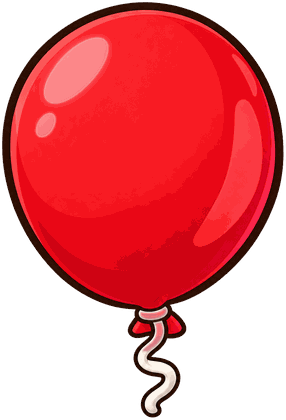
#> input picture assets/props/balloon.png, 286 x 420 px; its folder holds only this picture in this run
$ python cutout.py
#> lines starting #> are read from the running program, lines starting #| are printed output that depends on the picture; after the words box and inside, x2 and y2 are one past the last pixel; in counts of white or black regions, pixels touching at a corner belong together
# -*- coding: utf-8 -*-
"""White-background -> transparent cutout for generated props/islands.

1. flood-fill the near-white background from the image border (only border-connected white is removed,
   so white areas inside the sticker - eyes, plates, clouds - survive)
2. dehalo: boundary pixels are un-blended against white (alpha from lightness, colour pushed to the ink)
3. auto-crop to the alpha bbox + margin
usage: python tools/cutout.py <in.png> <out.png>   |   python tools/cutout.py --all
"""
import os, sys, glob
import numpy as np
from PIL import Image
from scipy import ndimage

ROOT = os.path.dirname(os.path.dirname(os.path.abspath(__file__)))
WHITE_T = 232      # min channel value to count as background white
MARGIN = 6
# props whose enclosed gaps (handle loops, fence interiors, bench gaps) show pure background white
HOLES = {'cup', 'key', 'ring', 'can', 'satchel', 'yoyo', 'watch', 'jug'}   # 字字岛: things with a real hole


def cutout(src, dst):
#> called with src = 'assets/props/balloon.png', dst = 'raw/cut/balloon.png'
    raw = Image.open(src)
#> raw is the input picture: PIL image 286x420 P; mean R, G, B, A 129.3, 19.6, 24.2, 150.6
    if raw.mode == 'RGBA':
        al0 = np.array(raw.getchannel('A'))
        if (al0 < 10).mean() > 0.05:
            # the generator already returned a transparent background: keep its alpha, just trim
            img = raw.copy()
            ys, xs = np.where(al0 > 10)
            H, W = al0.shape
            x0, x1 = max(0, xs.min() - MARGIN), min(W, xs.max() + 1 + MARGIN)
            y0, y1 = max(0, ys.min() - MARGIN), min(H, ys.max() + 1 + MARGIN)
            img = img.crop((x0, y0, x1, y1))
            px = img.load()
            for (x, y) in ((0, 0), (img.width - 1, 0), (0, img.height - 1), (img.width - 1, img.height - 1)):
                r, g, b, _ = px[x, y]; px[x, y] = (r, g, b, 0)
            img.save(dst)
            return img.size
        r, g, b, _ = raw.split()
        im = Image.merge('RGB', (r, g, b))
    else:
        im = raw.convert('RGB')
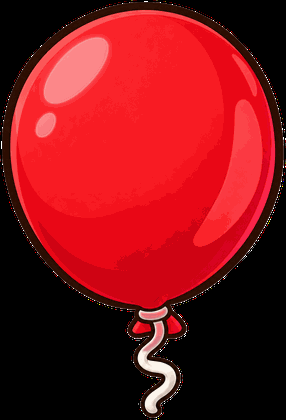
#> im: PIL image 286x420 RGB; mean R, G, B 129.3, 19.6, 24.2
    a = np.array(im).astype(np.int32)
    H, W = a.shape[:2]
#> H = 420; W = 286
    mn = a.min(axis=2)
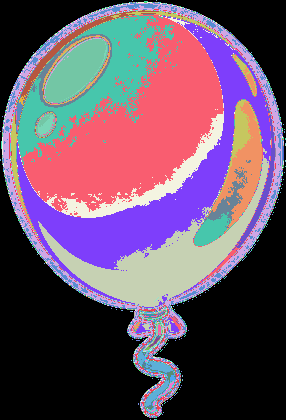
#> mn: shape (420, 286) int32; 135 distinct labels, from 0 to 254; one colour per label, 0 black
    spread = a.max(axis=2) - mn
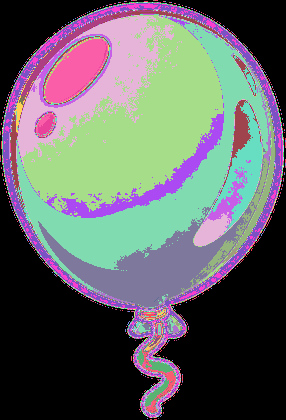
#> spread: shape (420, 286) int32; 101 distinct labels, from 0 to 255; one colour per label, 0 black
    near_white = (mn >= WHITE_T) & (spread <= 18)
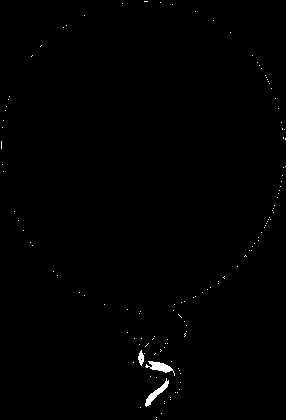
#> near_white: shape (420, 286) bool; 0.49% white; 132 white regions (129 under 20 px), largest, box (x1, y1, x2, y2) and area: (145, 361, 175, 376) 183, (145, 378, 169, 407) 179, (138, 350, 144, 366) 61
    lab, n = ndimage.label(near_white)
#> lab: shape (420, 286) int32; 155 distinct labels, from 0 to 154
#> n = 154
    border = set(np.unique(np.concatenate([lab[0], lab[-1], lab[:, 0], lab[:, -1]]))) - {0}
#> border = 3 items
    bg = np.isin(lab, list(border))
#> bg: shape (420, 286) bool; 0% white in thin lines or dots, all inside (x1, y1, x2, y2) = (156, 138, 286, 420)
    if os.path.basename(src)[:-4].replace('_white', '') in HOLES:   # process_art.on_white() saves <name>_white.png
        pure = (mn >= 248) & (spread <= 6)
        for i in range(1, n + 1):
            if i in border:
                continue
            comp = lab == i
            area = comp.sum()
            if area > 300 and (pure & comp).sum() > 0.85 * area:
                bg |= comp
    # close tiny holes in bg along edges (jpeg-ish noise)
    bg = ndimage.binary_opening(bg, iterations=1) | (bg & ~ndimage.binary_erosion(bg, iterations=1))
    fg = ~bg
    alpha = np.where(fg, 255, 0).astype(np.float32)
    # dehalo band: foreground pixels within 2px of background
    near_bg = ndimage.binary_dilation(bg, iterations=2) & fg
#> near_bg: shape (420, 286) bool; 0.02% white in thin lines or dots, all inside (x1, y1, x2, y2) = (154, 136, 286, 420)
    lum = (0.299 * a[..., 0] + 0.587 * a[..., 1] + 0.114 * a[..., 2])
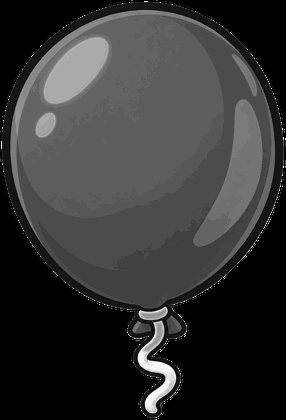
#> lum: shape (420, 286) float64; min 0, max 254.3, mean 52.9
    ink = 30.0
    est = np.clip((255.0 - lum) / (255.0 - ink), 0, 1)
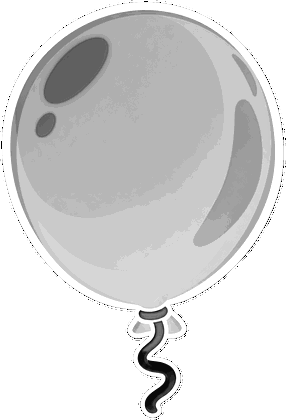
#> est: shape (420, 286) float64; min 0.00312, max 1, mean 0.843
    # only un-blend light-ish edge pixels (real dark outline stays opaque)
    band = near_bg & (lum > 110)
#> band: shape (420, 286) bool; 0% white in thin lines or dots, all inside (x1, y1, x2, y2) = (156, 138, 284, 418)
    alpha[band] = np.clip(est[band] * 255.0 * 1.15, 0, 255)
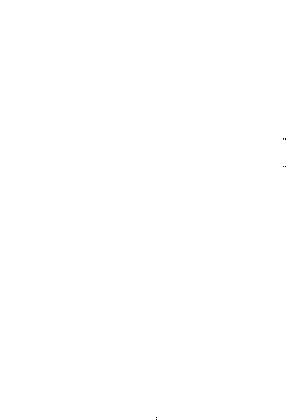
#> alpha: shape (420, 286) float32; min 0, max 255, mean 255
    rgb = a.astype(np.float32)
    # decontaminate colour of semi-transparent edge pixels: c = al*C + (1-al)*255  ->  C = (c - (1-al)*255)/al
    al = np.clip(alpha / 255.0, 1e-3, 1)[..., None]
    fix = band[..., None]
    rgb = np.where(fix, np.clip((rgb - (1 - al) * 255.0) / al, 0, 255), rgb)
    # 1px feather on the outer edge
    alpha = ndimage.uniform_filter(alpha, size=2) * 0.5 + alpha * 0.5
    alpha[bg & ~ndimage.binary_dilation(fg, iterations=1)] = 0
    out = np.dstack([rgb, alpha]).astype(np.uint8)
    img = Image.fromarray(out, 'RGBA')
    ys, xs = np.where(alpha > 10)
    if len(xs) == 0:
        raise SystemExit('empty cutout: ' + src)
    x0, x1 = max(0, xs.min() - MARGIN), min(W, xs.max() + 1 + MARGIN)
#> x0 = 0; x1 = 286
    y0, y1 = max(0, ys.min() - MARGIN), min(H, ys.max() + 1 + MARGIN)
#> y0 = 0; y1 = 420
    img = img.crop((x0, y0, x1, y1))
    # guarantee transparent corners
    px = img.load()
    for (x, y) in ((0, 0), (img.width - 1, 0), (0, img.height - 1), (img.width - 1, img.height - 1)):
        r, g, b, _ = px[x, y]; px[x, y] = (r, g, b, 0)
    img.save(dst)
    return img.size


def main():
    if len(sys.argv) == 3:
        print(cutout(sys.argv[1], sys.argv[2]))
        return
    os.makedirs(os.path.join(ROOT, 'raw', 'cut'), exist_ok=True)
    srcs = sorted(glob.glob(os.path.join(ROOT, 'raw', 'props', '*.png')) + glob.glob(os.path.join(ROOT, 'raw', 'islands', '*.png')))
    for s in srcs:
        name = os.path.basename(s)
        if name.endswith('_v1.png'):
            continue
        d = os.path.join(ROOT, 'raw', 'cut', name)
        print(name, cutout(s, d))


if __name__ == '__main__':
    main()

$ run again, on assets/props/brush.png
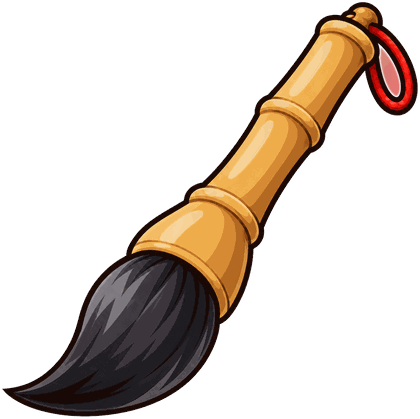
#> input picture assets/props/brush.png, 420 x 419 px
#> in cutout, raw is the input picture: PIL image 420x419 P; mean R, G, B, A 34.2, 24, 15.3, 69.6
#> mn: shape (419, 420) int32; 136 distinct labels, from 0 to 254
#> spread: shape (419, 420) int32; 109 distinct labels, from 0 to 255
#> in cutout, `near_white = (mn >= WHITE_T) & (spread <= 18)`:
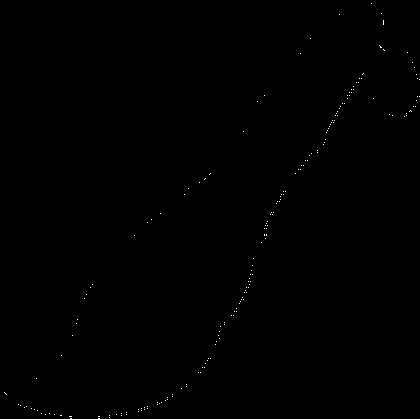
#> near_white: shape (419, 420) bool; 0.13% white in thin lines or dots
#> lab: shape (419, 420) int32; 208 distinct labels, from 0 to 207
#> n = 207
#> border = 4 items
#> bg: shape (419, 420) bool; 0% white in thin lines or dots, all inside (x1, y1, x2, y2) = (70, 79, 420, 419)
#> near_bg: shape (419, 420) bool; 0.02% white in thin lines or dots, all inside (x1, y1, x2, y2) = (68, 77, 420, 419)
#> in cutout, `est = np.clip((255.0 - lum) / (255.0 - ink), 0, 1)`:
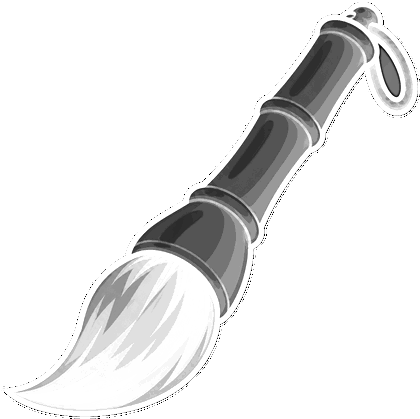
#> est: shape (419, 420) float64; min 0.00444, max 1, mean 0.918
#> band: shape (419, 420) bool; 0% white in thin lines or dots, all inside (x1, y1, x2, y2) = (70, 79, 420, 417)
#> x0 = 0; x1 = 420
#> y0 = 0; y1 = 419

$ run again, on assets/props/bush.png
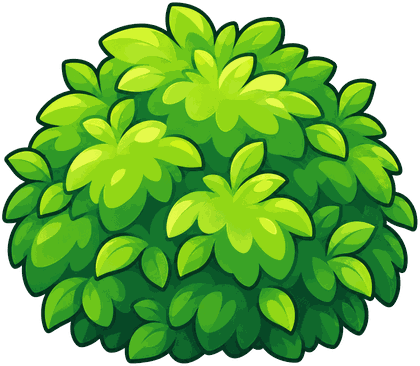
#> input picture assets/props/bush.png, 420 x 366 px
#> in cutout, raw is the input picture: PIL image 420x366 P; mean R, G, B, A 58.6, 116.3, 26.4, 184.8
#> in cutout, `spread = a.max(axis=2) - mn`:
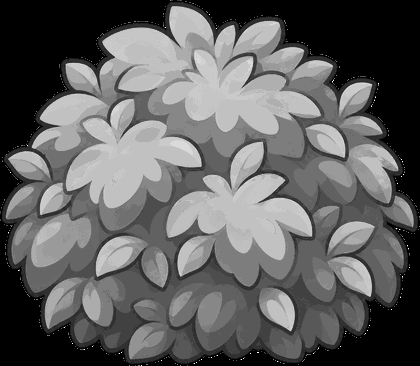
#> spread: shape (366, 420) int32; min 0, max 255, mean 96.4
#> near_white: shape (366, 420) bool; 0.1% white in thin lines or dots
#> lab: shape (366, 420) int32; 145 distinct labels, from 0 to 144
#> n = 144
#> border = 3 items
#> bg: shape (366, 420) bool; 0% white in thin lines or dots, all inside (x1, y1, x2, y2) = (140, 215, 420, 366)
#> near_bg: shape (366, 420) bool; 0.02% white in thin lines or dots, all inside (x1, y1, x2, y2) = (138, 213, 420, 366)
#> in cutout, `est = np.clip((255.0 - lum) / (255.0 - ink), 0, 1)`:
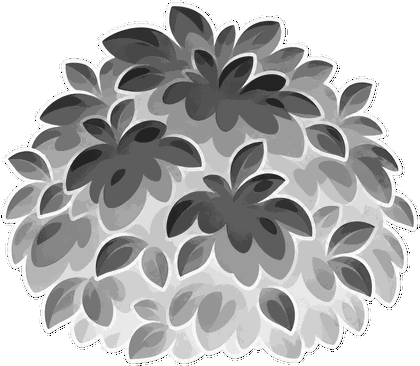
#> est: shape (366, 420) float64; min 0.00133, max 1, mean 0.704
#> band: shape (366, 420) bool; 0% white in thin lines or dots, all inside (x1, y1, x2, y2) = (140, 215, 418, 366)
#> x0 = 0; x1 = 420
#> y0 = 0; y1 = 366

$ run again, on assets/props/can.png
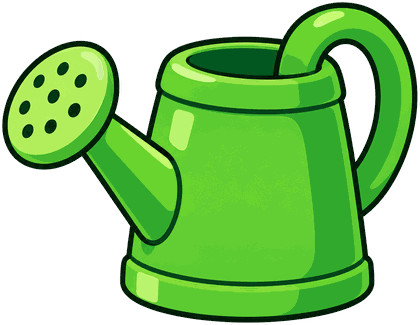
#> input picture assets/props/can.png, 420 x 325 px
#> in cutout, raw is the input picture: PIL image 420x325 P; mean R, G, B, A 50.8, 108.1, 30.5, 158.4
#> mn: shape (325, 420) int32; 123 distinct labels, from 0 to 254
#> spread: shape (325, 420) int32; 101 distinct labels, from 0 to 255
#> near_white: shape (325, 420) bool; 0.15% white in thin lines or dots
#> lab: shape (325, 420) int32; 195 distinct labels, from 0 to 194
#> n = 194
#> border = 4 items
#> bg: shape (325, 420) bool; 0% white in thin lines or dots, all inside (x1, y1, x2, y2) = (223, 84, 420, 325)
#> the loop in cutout, `for i in range(1, n + 1):` made 194 passes
#> area on passes 1 to 3: 1, 1, 1
#> near_bg: shape (325, 420) bool; 0.03% white in thin lines or dots, all inside (x1, y1, x2, y2) = (221, 82, 420, 325)
#> in cutout, `est = np.clip((255.0 - lum) / (255.0 - ink), 0, 1)`:
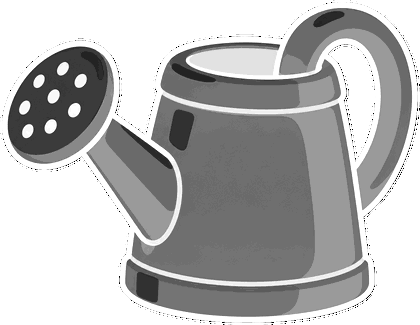
#> est: shape (325, 420) float64; min 0.00444, max 1, mean 0.716
#> x0 = 0; x1 = 420
#> y0 = 0; y1 = 325
